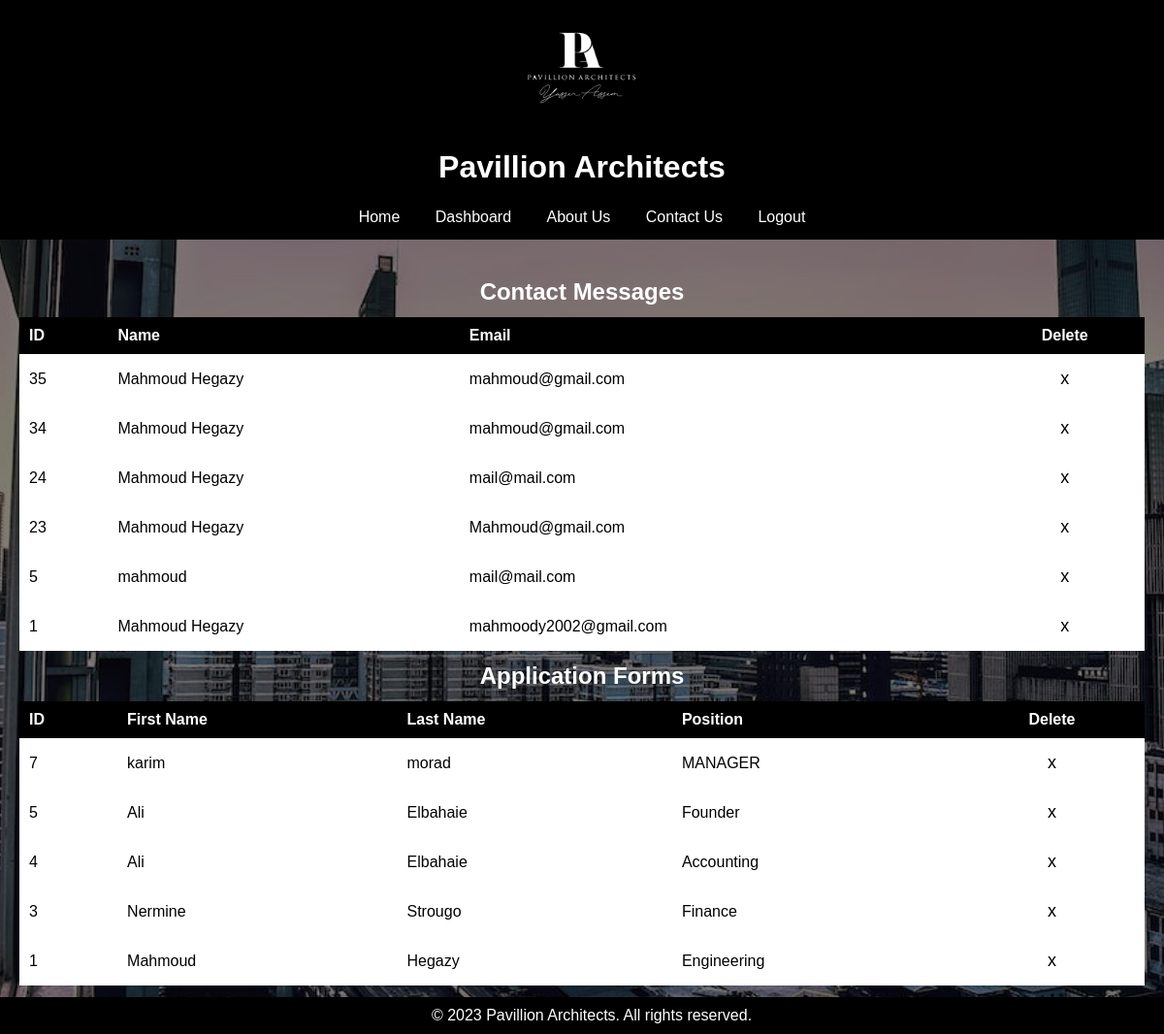
/Pavillion_Website_Vuln/pages/dashboard.php (signed in), run on the app's committed database.
### tables this page shows
CREATE TABLE `contact_messages` (
  `id` int(11) NOT NULL,
  `name` varchar(255) NOT NULL,
  `email` varchar(255) NOT NULL,
  `message` text NOT NULL,
  `created_at` timestamp NOT NULL DEFAULT current_timestamp(),
  `opened` tinyint(1) NOT NULL DEFAULT 0
);

CREATE TABLE `application_forms` (
  `id` int(11) NOT NULL,
  `firstname` varchar(255) NOT NULL,
  `lastname` varchar(255) NOT NULL,
  `email` varchar(255) NOT NULL,
  `phone` varchar(255) NOT NULL,
  `address` varchar(255) NOT NULL,
  `city` varchar(255) NOT NULL,
  `state` varchar(255) NOT NULL,
  `zip` int(255) NOT NULL,
  `position` varchar(255) NOT NULL,
  `text` text NOT NULL,
  `timestamp` timestamp NOT NULL DEFAULT current_timestamp(),
  `opened` tinyint(1) NOT NULL DEFAULT 0
);

### Pavillion_Website_Vuln/pages/dashboard.php (the view, shortened to what this page needs)
<?php
require('../config/db_connect.php');
$contact_messages_query = "SELECT * FROM contact_messages ORDER BY id DESC";
$contact_messages_result = mysqli_query($conn, $contact_messages_query);
$application_forms_query = "SELECT * FROM Application_Forms ORDER BY id DESC";
$application_forms_result = mysqli_query($conn, $application_forms_query);
?>
<!DOCTYPE html>
<html>
<head>
  <link rel="stylesheet" href="style.css?v=3">
  <link href="https://fonts.cdnfonts.com/css/glober" rel="stylesheet">
</head>
<body>
<?php include("../templates/header_nav.php") ?>
  <div class="reveal" id="content">
    <h2>Contact Messages</h2>
    <div class="table-container">
    <table id="contactTable">
        <thead>
      <tr>
        <th>ID</th>
        <th>Name</th>
        <th>Email</th>
        <th id= "delete-cell">Delete</th>
      </tr>
      </thead>
      <tbody>
      <?php while ($row = mysqli_fetch_assoc($contact_messages_result)): ?>
        <tr>
         <td class = 'id'><?= $row['id']; ?></td>
          <td><?= $row['name']; ?></td>
          <td><?= $row['email']; ?></td>
          <td id=delete-cell>
          <button class="delete-contact-btn" contactId="<?= $row['id']; ?>">x</button>
        </td>
        </tr>
      <?php endwhile; ?>
      </tbody>
    </table>
      </div>
    <h2 id = "header-text">Application Forms</h2>
    <div class="table-container">
    <table id = "applicationTable">
      <thead>
      <tr>
        <th>ID</th>
        <th>First Name</th>
        <th>Last Name</th>
        <th>Position</th>
        <th id= "delete-cell">Delete</th>
      </tr>
      </thead>
      <tbody>
      <?php while ($row = mysqli_fetch_assoc($application_forms_result)): ?>
        <tr>
          <td class = "id"><?= $row['id']; ?></td>
          <td><?= $row['firstname']; ?></td>
          <td><?= $row['lastname']; ?></td>
          <td><?= $row['position']; ?></td>
          <td id="delete-cell">
          <button class="delete-application-btn" applicationId="<?= $row['id']; ?>">x</button>
      </td>
        </tr>
      <?php endwhile; ?>
      </tbody>
      </table>
    </div>
      </div>
  <div id="footer">
    <p>&copy; 2023 Pavillion Architects. All rights reserved.</p>
  </div>
</body>
</html>

### Pavillion_Website_Vuln/templates/header_nav.php (shortened to what this page needs)
<?php
$current_page = basename($_SERVER['PHP_SELF']);
function get_nav_link($link, $text) {
    global $current_page;
    if ($link === $current_page) {
        return "<a href='#'>$text</a>";
    } else {
        return "<a href='$link'>$text</a>";
    }
}
?>
<div id="header">
    <tr>
        <td><img src="../assets/pav_logo.png" alt="Pavillion Logo" width="120px" height="120px"></td>
        <td><h1>Pavillion Architects</h1></td>
    </tr>
</div>
<div id="navbar">
    <?php echo get_nav_link('index.php', 'Home'); ?>
    <?php if(isset($_SESSION['id'])) {
        echo get_nav_link('dashboard.php', 'Dashboard');
    } else {
        echo get_nav_link('apply.php', 'Apply For A Job');
    } ?>
    <?php echo get_nav_link('about.php', 'About Us'); ?>
    <?php echo get_nav_link('contact.php', 'Contact Us'); ?>
    <?php if(isset($_SESSION['id'])) {
        echo get_nav_link('../functions/logout.php', 'Logout');
    } else {
        echo get_nav_link('login.php', 'Login');
    } ?>
</div>

### Pavillion_Website_Vuln/pages/style.css (style rules this page uses)
* { margin: 0; padding: 0; font-family: 'Glober Demo', sans-serif; font-feature-settings:"liga" 0; }
body { background-color: grey; background-image: url("../assets/background.jpeg"); background-size: cover; background-position: 50% 50%; background-repeat: no-repeat; background-blend-mode: multiply; color: white; min-height: 1000px; padding-bottom: 30px; }
#header { background-color: #000000; padding: 10px; text-align: center; margin:auto; }
#header h1 { color:#FFFFFF; margin-top: 10px; padding-top: 10px; }
#navbar { background-color: #000000; overflow: hidden; margin:auto; width: 100%; text-align: center; position: sticky; top: 0px; z-index: 1000; }
#navbar a { display: inline-block; color: #FFFFFF; text-align: center; padding: 14px 16px; text-decoration: none; transition: 0.5s; }
#content { margin-top: 20px; padding: 20px; text-align: center; }
#footer { background-color: #000000; color: #ffffff; padding: 10px; text-align: center; position: fixed; bottom: 0; width: 100%; margin: 0; margin-top: 40px; }
h2 { margin-bottom: 12px; }
#header-text { margin-top: 12px; }
.reveal { opacity: 0; transition: 0.3s; transform: translateY(20px) ; }
.reveal.active { opacity: 1; transition: 0.3s; transform: translateY(0px); }
table { width: 100%; border-collapse: collapse; }
thead { position: sticky; top: 0; }
th, td { padding: 10px; text-align: left; vertical-align: middle; }
th { background-color: #000000; color: white; font-weight: bold; }
tr { background-color: white; color: black; }
.table-container { max-height: 400px; overflow: auto; }
.delete-contact-btn, .delete-application-btn { background-color: inherit; height: 100%; padding: 5px; font-size: large; border: none; }
#delete-cell { text-align: center }

### data on the page
contact_messages: id "35", name "Mahmoud Hegazy", email "mahmoud@gmail.com"
contact_messages: id "34", name "Mahmoud Hegazy", email "mahmoud@gmail.com"
contact_messages: id "24", name "Mahmoud Hegazy", email "mail@mail.com"
contact_messages: id "23", name "Mahmoud Hegazy", email "Mahmoud@gmail.com"
contact_messages: id "5", name "mahmoud", email "mail@mail.com"
contact_messages: id "1", name "Mahmoud Hegazy", email "mahmoody2002@gmail.com"
application_forms: id "7", firstname "karim", lastname "morad", position "MANAGER"
application_forms: id "5", firstname "Ali", lastname "Elbahaie", position "Founder"
application_forms: id "4", firstname "Ali", lastname "Elbahaie", position "Accounting"
application_forms: id "3", firstname "Nermine", lastname "Strougo", position "Finance"
application_forms: id "1", firstname "Mahmoud", lastname "Hegazy", position "Engineering"

### other printed values
$text "Home About Us Contact Us Logout"
$text "Dashboard"
